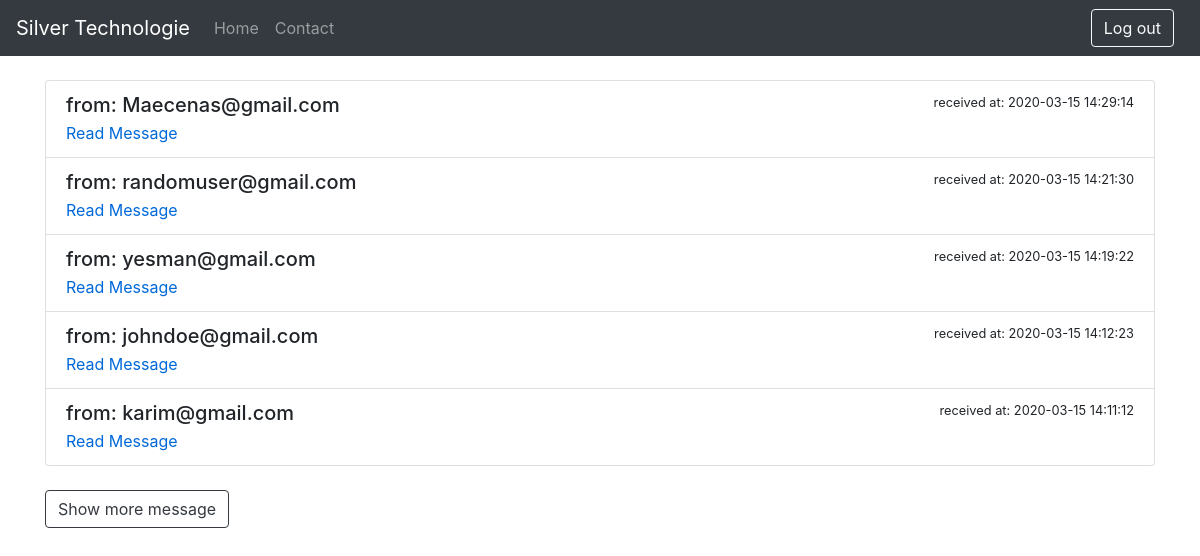
The app's page /admin.php with its own data.
### tables this page shows
CREATE TABLE IF NOT EXISTS `users` (
  `user_id` int(11) NOT NULL AUTO_INCREMENT,
  `user_first` varchar(256) NOT NULL,
  `user_last` varchar(256) NOT NULL,
  `user_email` varchar(256) NOT NULL,
  `user_message` varchar(1000) NOT NULL,
  `created_at` timestamp NULL DEFAULT CURRENT_TIMESTAMP,
  PRIMARY KEY (`user_id`)
);

### admin.php (the view, shortened to what this page needs)
<?php
  require "header.php";
  include_once "includes/dbh.inc.php";
?>
      <form method="post" class="form-inline my-2 my-lg-0" action="includes/login.inc.php">
          <a class="btn btn-outline-light my-2 my-sm-0 button" href="includes/logout.inc.php">Log out</a>
      </form>
    </div>
  </nav>
    </head>
    <body>
      <div class="container">
        <br>
          <div class="list-group">
            <?php
              $sql = "SELECT * FROM users ORDER By created_at DESC LIMIT 5";
              $result = mysqli_query($conn, $sql);
              while($row = mysqli_fetch_assoc($result)) {
                echo "
                    <a class='list-group-item list-group-item-action flex-column align-items-start'>
                      <div class='d-flex w-100 justify-content-between'>
                        <h5 class='mb-1'>from: ".$row['user_email'].
                        "</h5> <small>received at: ".$row['created_at']."</small>
                      </div>
                      <div id='read-message'>Read Message
                        <p class='mb-1 childMessage' >".$row['user_message']."</p>
                        <small class='childMessage'>".$row['user_first']." ".$row['user_last']."</small>
                      </div>
                    </a>
                ";
              }
            ?>
        </div>
        <br>
        <button id="btn" class="btn btn-outline-dark my-2 my-sm-0 button" type="submit">Show more message</button>
      </div>
  </body>
  </html>

### header.php (shortened to what this page needs)
<!DOCTYPE html>
<html lang="en">
<head>
    <link rel="stylesheet" href="https://stackpath.bootstrapcdn.com/bootstrap/4.4.1/css/bootstrap.min.css">
    <link href="style\style.css" rel="stylesheet" />
</head>
<body>
    <nav class="navbar navbar-expand-lg navbar-dark bg-dark">
        <a class="navbar-brand" href="index.php">Silver Technologie</a>
        <div class="collapse navbar-collapse" id="navbarSupportedContent">
            <ul class="navbar-nav mr-auto">
                <li class="nav-item">
                    <a class="nav-link" href="index.php">Home<span class="sr-only">(current)</span></a>
                </li>
                <li class="nav-item">
                    <a class="nav-link" href="contact.php">Contact</a>
                </li>
            </ul>

### style/style.css (style rules this page uses)
.button { margin: 0 10px 0 0; }
#read-message { color: #0069d9; }

### records on screen
users: user_email "Maecenas@gmail.com", created_at "2020-03-15 14:29:14"
users: user_email "randomuser@gmail.com", created_at "2020-03-15 14:21:30"
users: user_email "yesman@gmail.com", created_at "2020-03-15 14:19:22"
users: user_email "johndoe@gmail.com", created_at "2020-03-15 14:12:23"
users: user_email "karim@gmail.com", created_at "2020-03-15 14:11:12"
